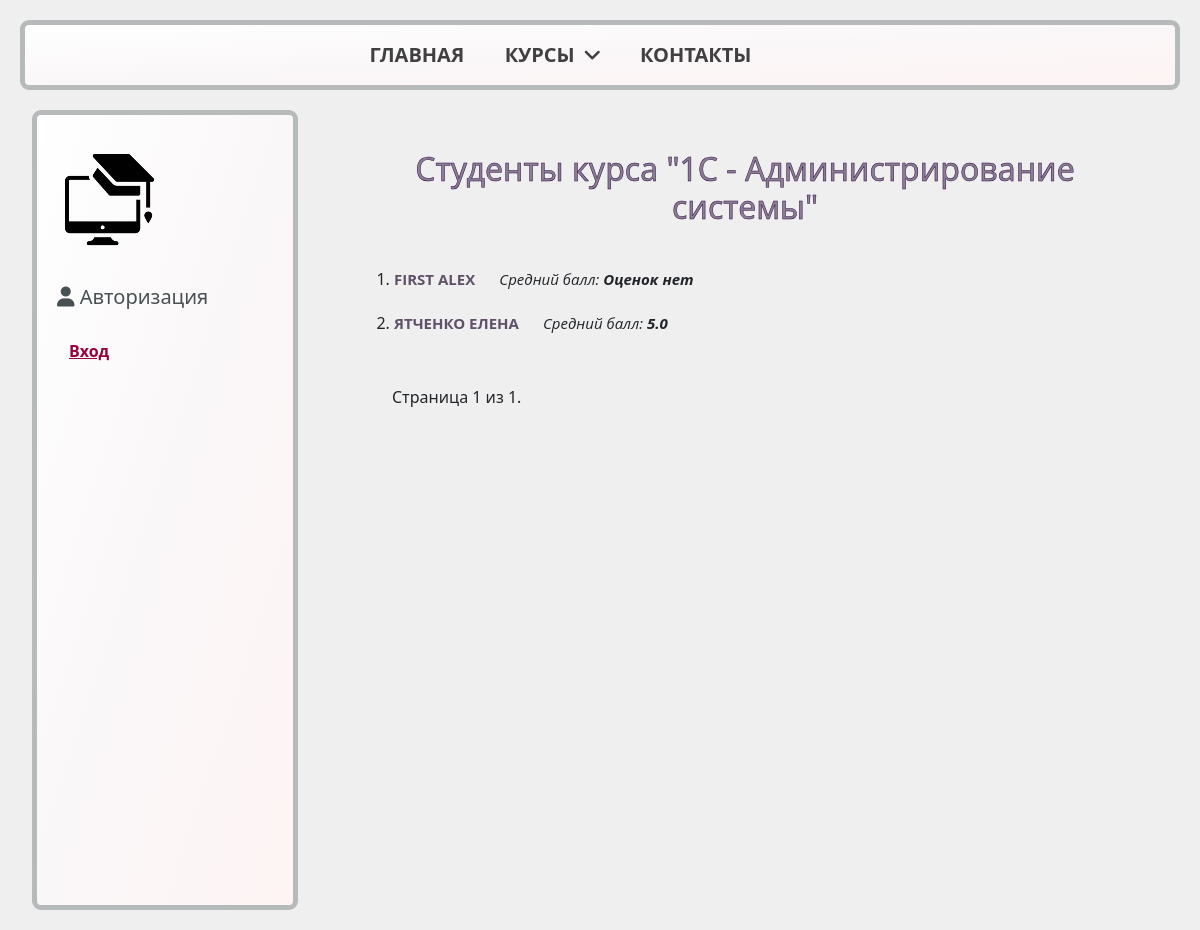
Page /course/students/1 on the earlier database version.
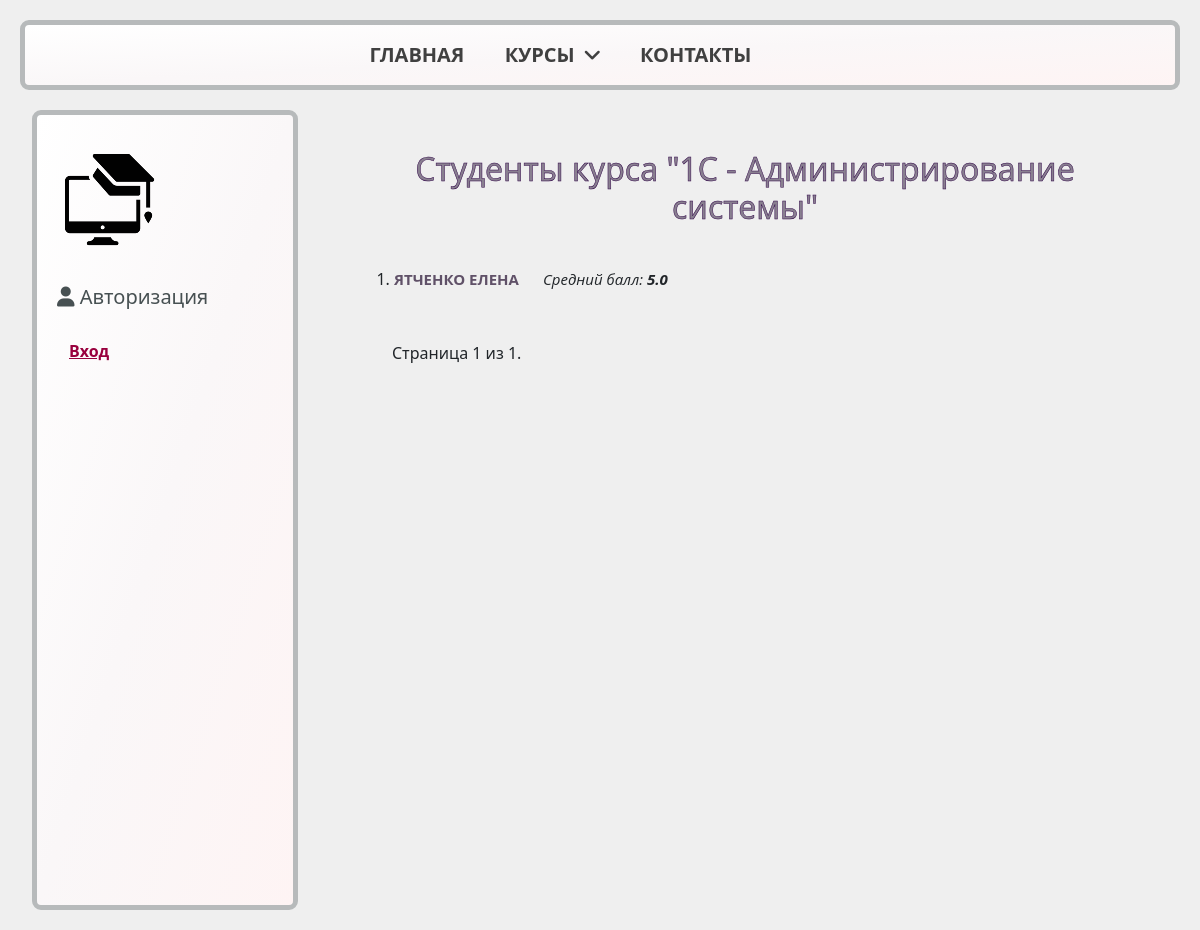
Same page on the later database version.
### students_app/models.py (models this page shows, shortened)
class Student(models.Model):
    related_user = models.ForeignKey(User, on_delete=models.CASCADE)
    name = models.CharField(verbose_name="Имя", max_length=50)
    surname = models.CharField(verbose_name="Фамилия", max_length=100)
    phone = models.CharField(verbose_name="Номер телефона", max_length=50)
    date_of_birth = models.DateField()
    course = models.ForeignKey(Course, on_delete=models.PROTECT)
    photo = models.ImageField(upload_to="images/", blank=True, null=True)
    @property
    def full_name(self):
        return f"{self.surname} {self.name}"
    STUDENT_STATUS = [
        ("r", "requested"),
        ("a", "approved"),
        ("f", "finished"),
    ]
    status = models.CharField(
        max_length=50,
        choices=STUDENT_STATUS,
        default="r",
        help_text="Статус студента",
    )
    request_date = models.DateField(auto_now_add=True)
    reg_date = models.DateField(blank=True, null=True)
    updated = models.DateField(auto_now=True)
    is_paid = models.BooleanField(default=False)
    is_deleted = models.BooleanField(default=False)
    deleted = models.DateField(auto_now=True)
    def average_mark(self):
        mark_list = [perf.mark for perf in self.performance_set.all()]
        if mark_list:
            return round(sum(mark_list) / len(mark_list), 2)
        else:
            return "Оценок нет"
    class Meta:
        ordering = ["name"]
    def get_absolute_url(self):
        return reverse("student-detail", args=[str(self.id)])

class Performance(models.Model):
    MARKS = (
        (5, "5 - отлично"),
        (4, "4 - хорошо"),
        (3, "3 - удовлетворительно"),
        (2, "2 - плохо"),
        (1, "1 - очень плохо"),
    )
    mark = models.IntegerField(choices=MARKS)
    student = models.ForeignKey(Student, on_delete=models.CASCADE)
    date_of_mark = models.DateField(default=timezone.now())
    added = models.DateField(auto_now_add=True)
    updated = models.DateField(auto_now=True)

### students_app/views.py (the view)
def course_students(request, course_id):
    course = Course.objects.filter(pk=course_id).first()
    student_list = Student.objects.filter(
        course=course, is_deleted=False, status='a')
    paginator = Paginator(list(student_list), 2)  # Show 2 contacts per page.
    page_number = request.GET.get("page")
    page_obj = paginator.get_page(page_number)
    return render(
        request,
        "students_app/course_students.html",
        context={"page_obj": page_obj,
                 "course": course, }
    )

### students_app/models.py (called while the page is built)
    def __str__(self):
        return self.name

### students_app/templates/students_app/course_students.html (shortened to what this page needs)
{% extends "base.html" %}
{% block content %}
<h2>Студенты курса "{{course}}"</h2>
<ol>
    {% for student in page_obj %}
    <li class="m-top-20"><a class="mine-ref student" href="{{ student.get_absolute_url }}">
            {{ student.full_name|upper }}</a>
        <span class="mark-line"><em>Средний балл: <strong>{{student.average_mark}}</strong></em></span>
    </li>
    {% endfor %}
</ol>
{% endblock %}
{% block pagination %}
<div class="pagination">
    <span class="page-links">
        <span class="page-current">
            Страница {{ page_obj.number }} из {{ page_obj.paginator.num_pages }}.
        </span>
    </span>
</div>
{% endblock %}

Differences in the rows shown:
no longer on this page (row edited): Student: full_name "FIRST ALEX", average_mark "Оценок нет"
